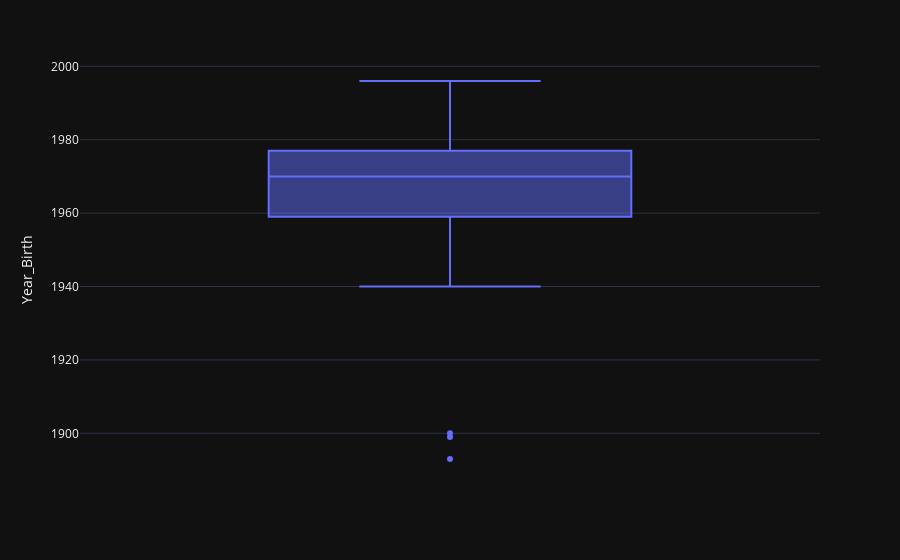

The cell this chart's notebook holds for it:
### Code cell
# Plot the Boxplot of Year_Birth Distribution
figure = ex.box(data_frame=data, 
                y='Year_Birth', 
                template='plotly_dark')

figure.show()

### Figure 1 — Plotly figure (JSON) as saved in the notebook; plotly's stock layout.template omitted (floating-point values rounded to 4 significant figures; data arrays with more than 128 entries replaced by an {"elided": "..."} marker saying what was removed)
{"data": [{"alignmentgroup": "True", "hovertemplate": "Year_Birth=%{y}<extra></extra>", "legendgroup": "", "marker": {"color": "#636efa"}, "name": "", "notched": false, "offsetgroup": "", "orientation": "v", "showlegend": false, "type": "box", "x0": " ", "xaxis": "x", "y": {"elided": "2240 int values"}, "y0": " ", "yaxis": "y"}], "layout": {"autosize": true, "boxmode": "group", "legend": {"tracegroupgap": 0}, "margin": {"t": 60}, "xaxis": {"anchor": "y", "autorange": true, "domain": [0, 1], "range": [-0.5, 0.5], "type": "category"}, "yaxis": {"anchor": "x", "autorange": true, "domain": [0, 1], "range": [1887.0, 2002.0], "title": {"text": "Year_Birth"}, "type": "linear"}}}
